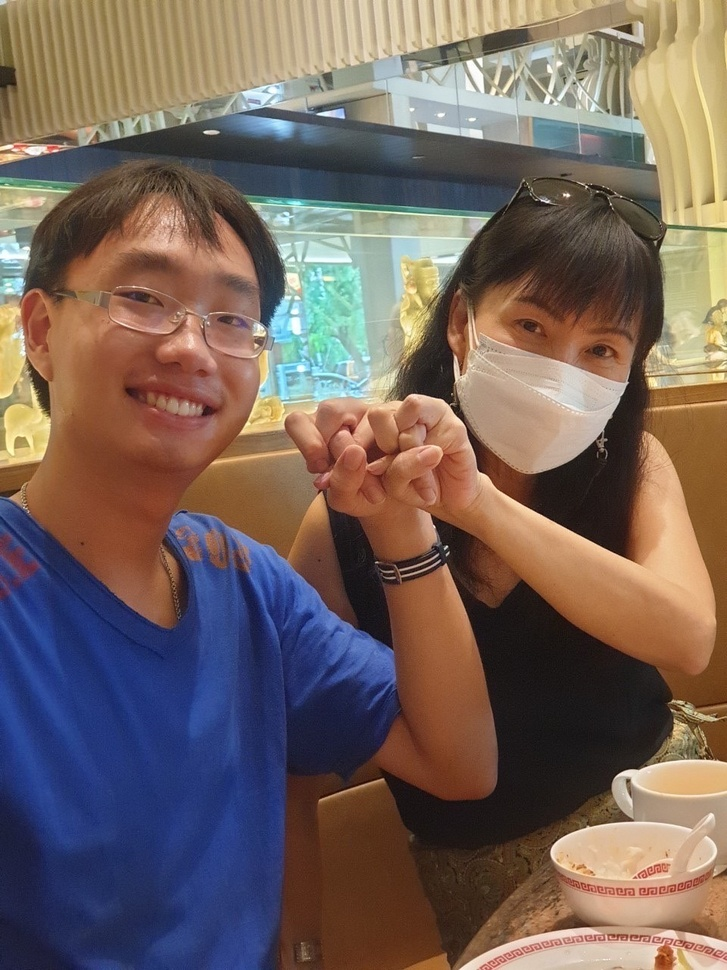
#> input picture Images/img1.JPG, 727 x 970 px, shrunk from 960 x 1280 before the run, found by its file name
$ python 'template_matching2 (copied).py'
#> lines starting #> are read from the running program, lines starting #| are printed output that depends on the picture; after the words box and inside, x2 and y2 are one past the last pixel; in counts of white or black regions, pixels touching at a corner belong together
import cv2 as cv
import numpy as np
from matplotlib import pyplot as plt

img_rgb = cv.imread('Images/img1.JPG')
#> img_rgb is the input picture: shape (970, 727, 3); mean B, G, R 92.9, 100.4, 117.4
img_gray = cv.cvtColor(img_rgb, cv.COLOR_BGR2GRAY)
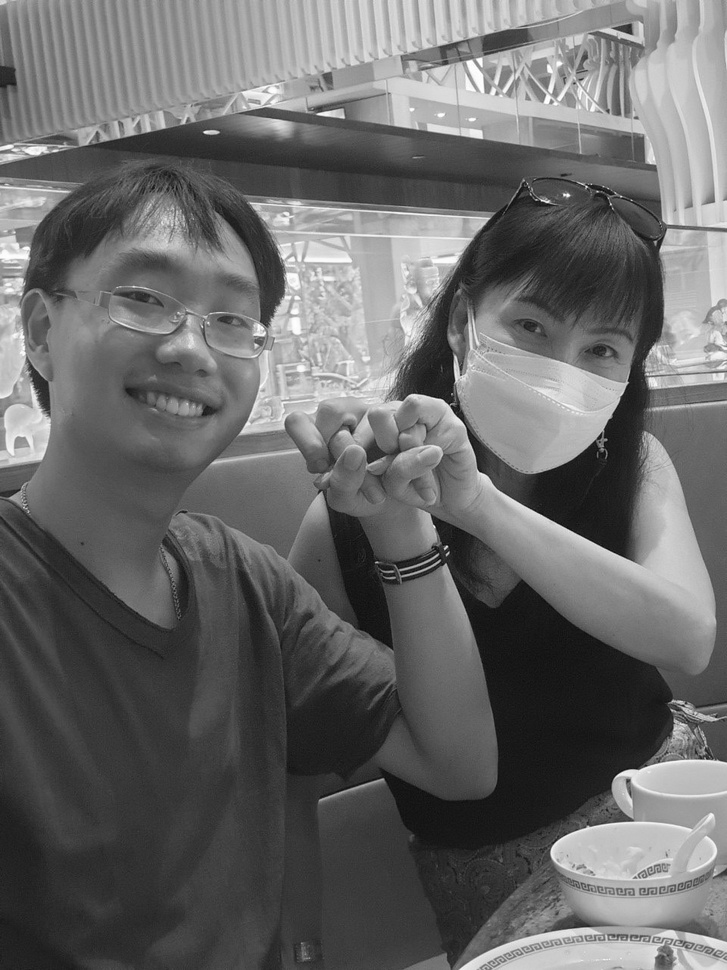
#> img_gray: shape (970, 727); min 7, max 255, mean 104.6
template = cv.imread('Images/template.png',0)
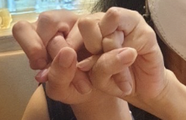
#> input picture Images/template.png, 186 x 120 px, shrunk from 246 x 158 before the run, found by its file name
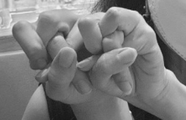
#> template: shape (120, 186); min 20, max 240, mean 124.9
w, h = template.shape[::-1]
#> w = 186; h = 120
res = cv.matchTemplate(img_gray,template,cv.TM_CCOEFF_NORMED)
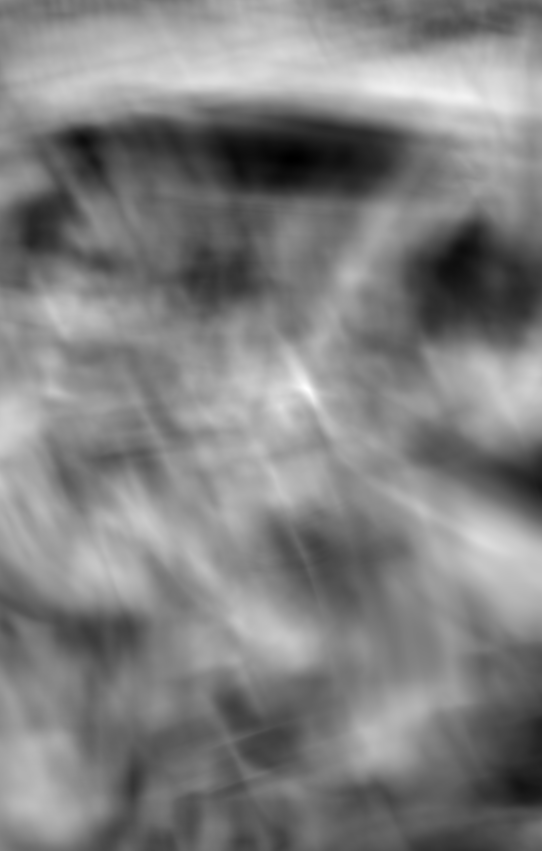
#> res: shape (851, 542) float32; min -0.465, max 0.565, mean 0.0546; drawn with min black and max white
threshold = 0.5
loc = np.where( res >= threshold)
#> loc = 233 positions, rows 87 to 395, columns 300 to 471
for pt in zip(*loc[::-1]):
    cv.rectangle(img_rgb, pt, (pt[0] + w, pt[1] + h), (0,0,255), 2)
#> this loop made 233 passes
#> pt on passes 1 to 3: (393, 87), (394, 87), (395, 87)
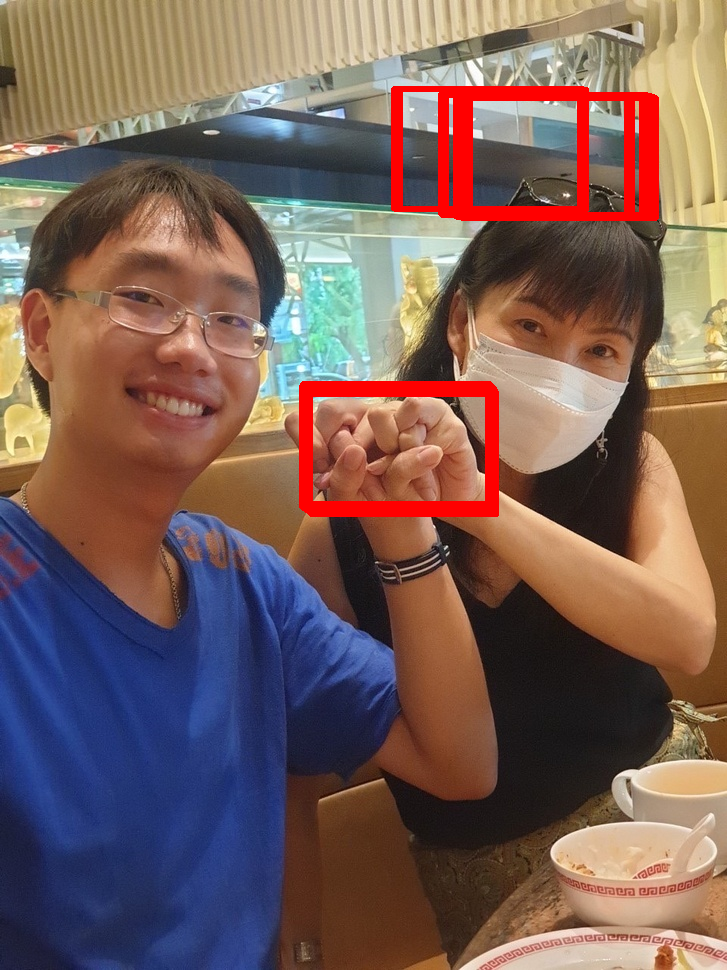
#> img_rgb: shape (970, 727, 3); 3.51% of pixels changed, all inside (x1, y1, x2, y2) = (299, 86, 659, 517)
cv.imwrite('res.png',img_rgb)
